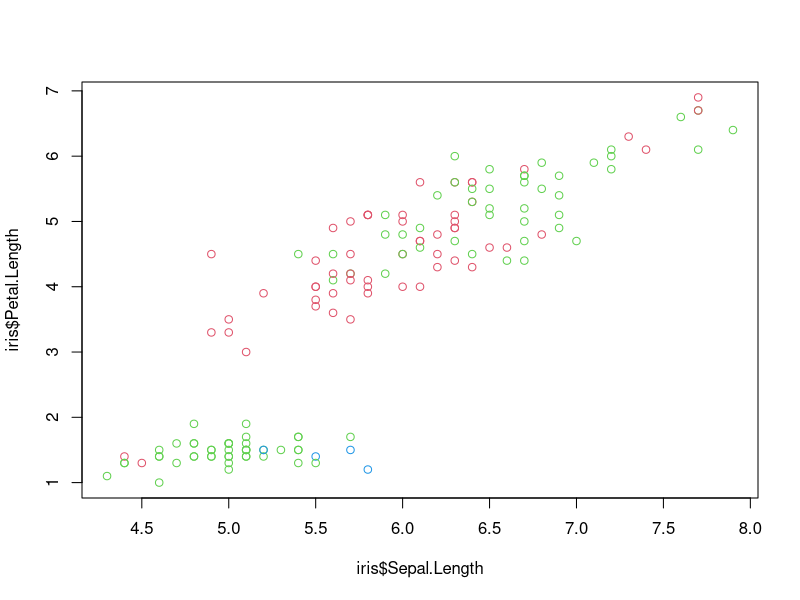

R code for this plot:
## ---- chunk 1
knitr::opts_chunk$set(echo = TRUE)
## ---- chunk 2
summary(iris)
## ---- chunk 3
plot(iris$Sepal.Length, iris$Petal.Length, col = iris$Sepal.Width)
